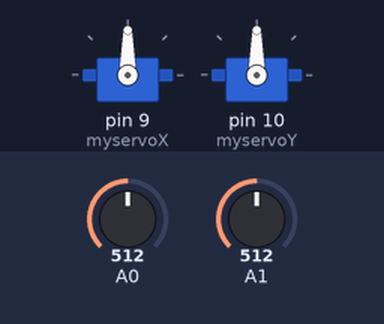
This sketch was run on a simulated Arduino Uno, built with avr-gcc and run on an emulated ATmega328P. Parts: 2 × servo. The test bench sets the inputs (shaded band); at power-on: A0 = 512, A1 = 512.

Above: at 1.2 s.
1.3 s: A0 set to 716
At 2.1 s:
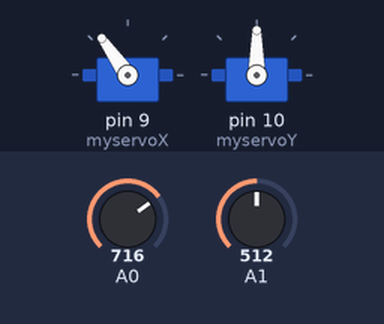
2.8 s: A1 set to 716
At 3.2 s:
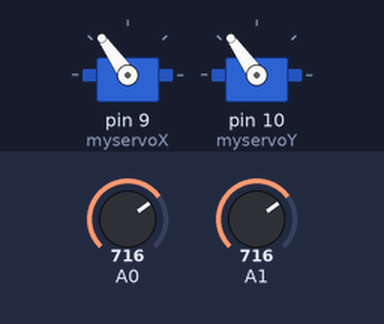
4.3 s: A0 set to 900
At 5.5 s:
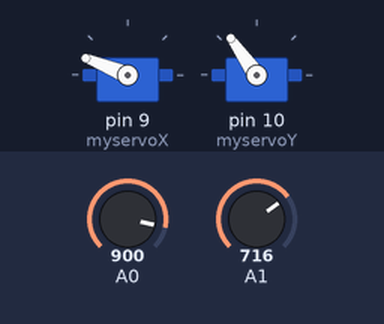
5.8 s: A1 set to 900
At 6.7 s:
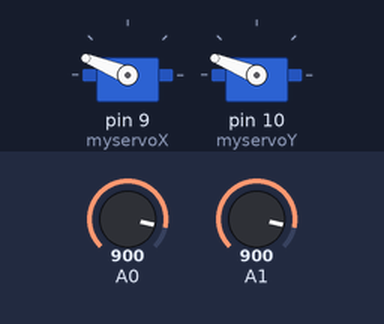
7.3 s: A0 set to 1023
At 7.8 s:
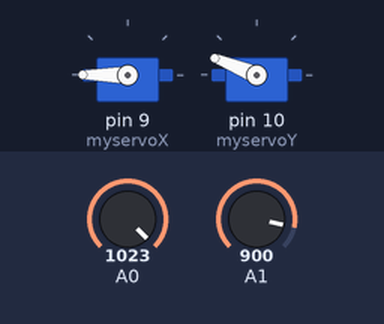
8.8 s: A1 set to 1023
At 10.2 s:
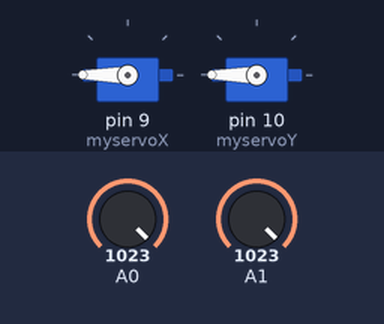
Timing chart, 0 to 11.3 s (numbered marks = the images above; inputs shaded):
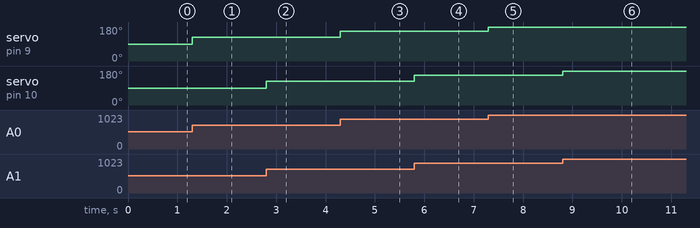

The sketch:

JoyStick-Servo.ino
```cpp
#include <Servo.h>

Servo myservoX;
Servo myservoY;
int valX=0;
int valY=0;

void setup() {
  // put your setup code here, to run once:
myservoX.attach(9);
myservoY.attach(10);
}

void loop() {
  // put your main code here, to run repeatedly:
valX = analogRead(A0); // 0 -1023
valY = analogRead(A1); // 0- 1023
// Mapping
valX = map(valX,0,1023,0,180);
valY = map(valY,0,1023,0,180);

myservoX.write(valX);   // 0 -  180
myservoY.write(valY);   // 0- 180
}
```

Measured:
- after the input at 1.3 s, servo on pin 9 (myservoX): 90° → 125° at once
- after the input at 2.8 s, servo on pin 10 (myservoY): 90° → 125° at once
- after the input at 4.3 s, servo on pin 9 (myservoX): 125° → 158° at once
- after the input at 5.8 s, servo on pin 10 (myservoY): 125° → 158° at once
- after the input at 7.3 s, servo on pin 9 (myservoX): 158° → 180° at once
- after the input at 8.8 s, servo on pin 10 (myservoY): 158° → 180° at once
